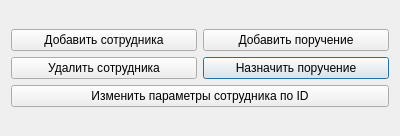
<?xml version="1.0" encoding="UTF-8"?>
<ui version="4.0">
 <class>ChangeDataDialog</class>
 <widget class="QDialog" name="ChangeDataDialog">
  <property name="geometry">
   <rect>
    <x>0</x>
    <y>0</y>
    <width>400</width>
    <height>136</height>
   </rect>
  </property>
  <property name="windowTitle">
   <string>Form</string>
  </property>
  <layout class="QGridLayout" name="gridLayout_4">
   <item row="0" column="0">
    <layout class="QGridLayout" name="gridLayout">
     <item row="1" column="1">
      <widget class="QPushButton" name="giveTaskButton">
       <property name="sizePolicy">
        <sizepolicy hsizetype="Minimum" vsizetype="Fixed">
         <horstretch>0</horstretch>
         <verstretch>0</verstretch>
        </sizepolicy>
       </property>
       <property name="text">
        <string>Назначить поручение</string>
       </property>
      </widget>
     </item>
     <item row="0" column="0">
      <widget class="QPushButton" name="addEmployeeButton">
       <property name="text">
        <string>Добавить сотрудника</string>
       </property>
      </widget>
     </item>
     <item row="1" column="0">
      <widget class="QPushButton" name="removeEmployeeButton">
       <property name="text">
        <string>Удалить сотрудника</string>
       </property>
      </widget>
     </item>
     <item row="2" column="0" colspan="2">
      <widget class="QPushButton" name="changeUserByIdButton">
       <property name="text">
        <string>Изменить параметры сотрудника по ID</string>
       </property>
      </widget>
     </item>
     <item row="0" column="1">
      <widget class="QPushButton" name="addTaskButton">
       <property name="sizePolicy">
        <sizepolicy hsizetype="Minimum" vsizetype="Fixed">
         <horstretch>0</horstretch>
         <verstretch>0</verstretch>
        </sizepolicy>
       </property>
       <property name="text">
        <string>Добавить поручение</string>
       </property>
      </widget>
     </item>
    </layout>
   </item>
  </layout>
 </widget>
 <resources/>
 <connections/>
</ui>
